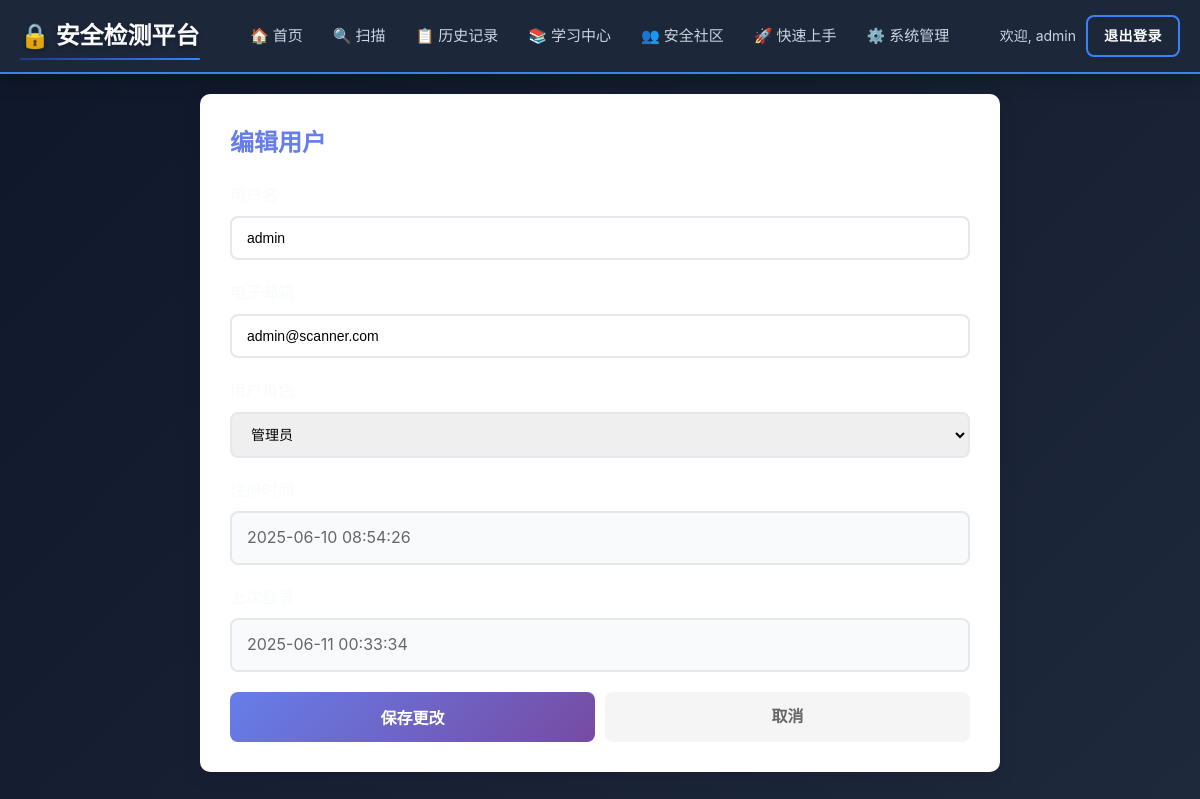
Page /admin/users/edit/1 (signed in) on the earlier database version.
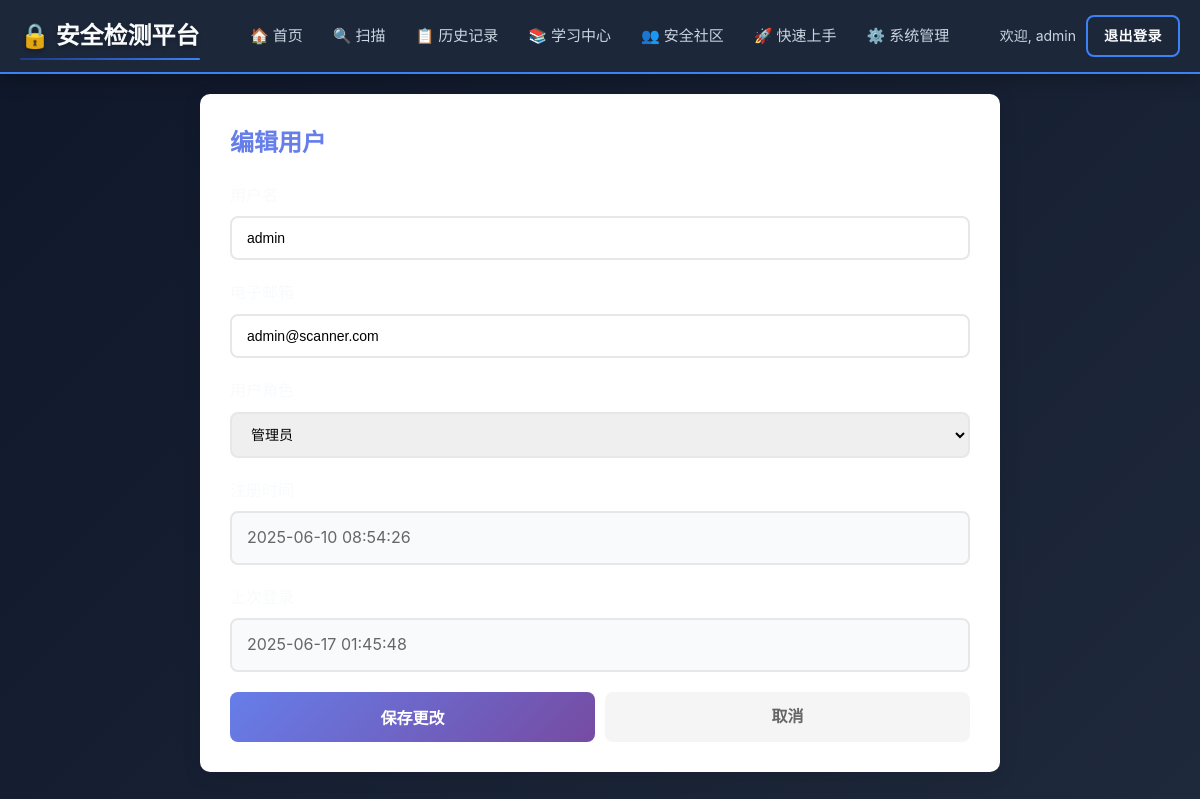
Same page on the later database version.
### tables this page shows
CREATE TABLE users (
            id INTEGER PRIMARY KEY AUTOINCREMENT,
            username TEXT UNIQUE NOT NULL,
            email TEXT UNIQUE NOT NULL,
            password_hash TEXT NOT NULL,
            role TEXT DEFAULT 'user',
            created_at TIMESTAMP DEFAULT CURRENT_TIMESTAMP,
            last_login TIMESTAMP
        );

### app/routes/admin.py (the view, shortened to what this page needs)
@admin_bp.route('/users/edit/<int:user_id>', methods=['GET', 'POST'])
@admin_required
def edit_user(user_id):
    conn = sqlite3.connect(Config.DATABASE_PATH)
    conn.row_factory = sqlite3.Row
    cursor = conn.cursor()
    cursor.execute('SELECT * FROM users WHERE id = ?', (user_id,))
    user = cursor.fetchone()
    if not user:
        flash('用户不存在', 'error')
        conn.close()
        return redirect(url_for('admin.user_management'))
    conn.close()
    return render_template('edit_user.html', user=user)

### app/utils/__init__.py (called while the page is built)
def admin_required(view):
    @wraps(view)
    def wrapped_view(*args, **kwargs):
        if 'user_id' not in session:
            flash('请先登录', 'error')
            return redirect(url_for('auth.login'))
        if session.get('role') != 'admin':
            flash('需要管理员权限', 'error')
            return redirect(url_for('user.index'))
        return view(*args, **kwargs)
    return wrapped_view

### app/templates/edit_user.html (shortened to what this page needs)
{% extends "base.html" %}
{% block content %}
<div class="edit-user-container" style="background: white; padding: 30px; border-radius: 10px; box-shadow: 0 4px 20px rgba(0,0,0,0.1); max-width: 800px; margin: 0 auto;">
    <h2 style="margin-bottom: 20px; color: #667eea;">编辑用户</h2>
    <form method="POST" action="{{ url_for('admin.edit_user', user_id=user.id) }}">
        <div style="margin-bottom: 20px;">
            <label style="display: block; margin-bottom: 8px; font-weight: 500;">用户名</label>
            <input type="text" name="username" value="{{ user.username }}" required style="width: 100%; padding: 12px 15px; border: 2px solid #e5e7eb; border-radius: 8px; font-size: 14px;">
        </div>
        <div style="margin-bottom: 20px;">
            <label style="display: block; margin-bottom: 8px; font-weight: 500;">电子邮箱</label>
            <input type="email" name="email" value="{{ user.email }}" required style="width: 100%; padding: 12px 15px; border: 2px solid #e5e7eb; border-radius: 8px; font-size: 14px;">
        </div>
        <div style="margin-bottom: 20px;">
            <label style="display: block; margin-bottom: 8px; font-weight: 500;">用户角色</label>
            <select name="role" style="width: 100%; padding: 12px 15px; border: 2px solid #e5e7eb; border-radius: 8px; font-size: 14px;">
                <option value="admin" {% if user.role == 'admin' %}selected{% endif %}>管理员</option>
            </select>
        </div>
        <div style="margin-bottom: 20px;">
            <label style="display: block; margin-bottom: 8px; font-weight: 500;">注册时间</label>
            <div style="padding: 12px 15px; border: 2px solid #e5e7eb; border-radius: 8px; background: #f9fafb; color: #666;">{{ user.created_at }}</div>
        </div>
        <div style="margin-bottom: 20px;">
            <label style="display: block; margin-bottom: 8px; font-weight: 500;">上次登录</label>
            <div style="padding: 12px 15px; border: 2px solid #e5e7eb; border-radius: 8px; background: #f9fafb; color: #666;">{{ user.last_login or '从未登录' }}</div>
        </div>
        <div style="display: flex; gap: 10px;">
            <button type="submit" style="background: linear-gradient(135deg, #667eea 0%, #764ba2 100%); color: white; padding: 12px 24px; border: none; border-radius: 8px; font-size: 16px; font-weight: 600; cursor: pointer; flex: 1;">保存更改</button>
            <a href="{{ url_for('admin.user_management') }}" style="display: flex; align-items: center; justify-content: center; background: #f5f5f5; color: #666; padding: 12px 24px; border: none; border-radius: 8px; font-size: 16px; font-weight: 600; text-decoration: none; flex: 1;">取消</a>
        </div>
    </form>
</div>
{% endblock %}

### app/templates/base.html (shortened to what this page needs)
<!DOCTYPE html>
<html lang="zh-CN">
<head>
    <link rel="stylesheet" href="{{ url_for('static', filename='css/main.css') }}?v={{ range(1, 10000) | random }}">
</head>
<body>
    {% if session.user_id %}
    <nav class="navbar">
        <div class="navbar-content">
            <a href="{{ url_for('user.index') }}" class="logo">
                <span class="logo-icon">🔒</span>
                安全检测平台
            </a>
            <ul class="nav-links">
                <li><a href="{{ url_for('user.index') }}" class="{{ 'active' if request.endpoint == 'user.index' else '' }}"><span class="nav-icon">🏠</span> 首页</a></li>
                <li><a href="{{ url_for('scan.scan') }}" class="{{ 'active' if 'scan' in request.endpoint else '' }}"><span class="nav-icon">🔍</span> 扫描</a></li>
                <li><a href="{{ url_for('user.history') }}" class="{{ 'active' if request.endpoint == 'user.history' else '' }}"><span class="nav-icon">📋</span> 历史记录</a></li>
                <li class="nav-item dropdown">
                    <a href="#" class="nav-link dropdown-toggle {{ 'active' if request.endpoint in ['user.knowledge', 'user.package_encyclopedia'] else '' }}">
                        <span class="nav-icon">📚</span> 学习中心
                    </a>
                </li>
                <li><a href="{{ url_for('community.index') }}" class="{{ 'active' if 'community' in request.endpoint else '' }}"><span class="nav-icon">👥</span> 安全社区</a></li>
                <li><a href="{{ url_for('user.guide') }}" class="{{ 'active' if request.endpoint == 'user.guide' else '' }}"><span class="nav-icon">🚀</span> 快速上手</a></li>
                {% if session.get('role') == 'admin' %}
                <li class="nav-item dropdown">
                    <a href="#" class="nav-link dropdown-toggle {{ 'active' if request.endpoint in ['admin.user_management', 'admin.sample_management', 'admin.model_management'] else '' }}">
                        <span class="nav-icon">⚙️</span> 系统管理
                    </a>
                </li>
                {% endif %}
            </ul>
            <div class="user-menu">
                {% if 'user_id' in session %}
                    <div class="user-info">
                        欢迎, {{ session.get('username', '用户') }}
                    </div>
                    <a href="{{ url_for('auth.logout') }}" class="btn btn-outline">退出登录</a>
                {% else %}
                    <a href="{{ url_for('auth.login') }}" class="btn btn-primary">登录</a>
                    <a href="{{ url_for('auth.register') }}" class="btn btn-outline">注册</a>
                {% endif %}
            </div>
        </div>
    </nav>
    {% endif %}
    <div class="container">
        {% block content %}{% endblock %}
    </div>
</body>
</html>

### app/static/css/main.css (style rules this page uses)
:root { --primary-blue: #1e3a8a; --secondary-blue: #3b82f6; --accent-orange: #f97316; --dark-bg: #0f172a; --card-bg: #1e293b; --text-primary: #f8fafc; --text-secondary: #cbd5e1; --border-color: #334155; --success-green: #10b981; --warning-yellow: #f59e0b; --danger-red: #ef4444; --gradient-primary: linear-gradient(135deg, #1e3a8a 0%, #3b82f6 100%); --gradient-secondary: linear-gradient(135deg, #0f172a 0%, #1e293b 100%); --shadow-glow: 0 0 20px rgba(59, 130, 246, 0.3); --shadow-card: 0 8px 32px rgba(0, 0, 0, 0.3); }
* { margin: 0; padding: 0; box-sizing: border-box; }
body { font-family: 'Microsoft YaHei', -apple-system, BlinkMacSystemFont, 'Segoe UI', sans-serif; background: var(--gradient-secondary); min-height: 100vh; color: var(--text-primary); line-height: 1.6; }
.container { max-width: 1200px; margin: 0 auto; padding: 20px; }
.btn { padding: 12px 24px; border-radius: 8px; font-weight: 600; text-decoration: none; transition: all 0.3s ease; border: none; cursor: pointer; font-size: 14px; text-transform: uppercase; letter-spacing: 0.5px; position: relative; overflow: hidden; display: inline-block; }
.btn::before { content: ''; position: absolute; top: 0; left: -100%; width: 100%; height: 100%; background: linear-gradient(90deg, transparent, rgba(255, 255, 255, 0.2), transparent); transition: left 0.5s; }
.btn-outline { background: transparent; color: var(--text-primary); border: 2px solid var(--secondary-blue); }

### app/templates/base.html (style rules this page uses)
:root { --primary-blue: #1e3a8a; --secondary-blue: #3b82f6; --accent-orange: #f97316; --dark-bg: #0f172a; --card-bg: #1e293b; --text-primary: #f8fafc; --text-secondary: #cbd5e1; --border-color: #334155; --success-green: #10b981; --warning-yellow: #f59e0b; --danger-red: #ef4444; --gradient-primary: linear-gradient(135deg, #1e3a8a 0%, #3b82f6 100%); --gradient-secondary: linear-gradient(135deg, #0f172a 0%, #1e293b 100%); --shadow-glow: 0 0 20px rgba(59, 130, 246, 0.3); --shadow-card: 0 8px 32px rgba(0, 0, 0, 0.3); }
* { margin: 0; padding: 0; box-sizing: border-box; }
body { font-family: 'Microsoft YaHei', -apple-system, BlinkMacSystemFont, 'Segoe UI', sans-serif; background: var(--gradient-secondary); min-height: 100vh; color: var(--text-primary); }
.navbar { background: rgba(30, 41, 59, 0.95); backdrop-filter: blur(15px); padding: 15px 0; box-shadow: 0 4px 20px rgba(0,0,0,0.3); position: sticky; top: 0; z-index: 100; border-bottom: 2px solid var(--secondary-blue); }
.navbar-content { max-width: 1200px; margin: 0 auto; padding: 0 20px; display: flex; justify-content: space-between; align-items: center; }
.logo { font-size: 24px; font-weight: 700; color: var(--text-primary); text-decoration: none; text-shadow: 0 2px 4px rgba(0, 0, 0, 0.3); position: relative; }
.logo::after { content: ''; position: absolute; bottom: -5px; left: 0; width: 100%; height: 2px; background: var(--gradient-primary); border-radius: 1px; }
.nav-links { display: flex; gap: 10px; list-style: none; }
.nav-links a { color: var(--text-secondary); text-decoration: none; font-weight: 500; transition: all 0.3s ease; padding: 6px 10px; border-radius: 6px; position: relative; gap: 6px; font-size: 15px; }
.nav-links a .nav-icon { font-size: 1.0em; }
.nav-item.dropdown { position: relative; }
.user-menu { display: flex; align-items: center; gap: 10px; }
.user-info { color: var(--text-secondary); font-size: 14px; }
.btn { padding: 10px 20px; border: none; border-radius: 8px; text-decoration: none; font-size: 14px; font-weight: 600; cursor: pointer; transition: all 0.3s ease; display: inline-block; text-transform: uppercase; letter-spacing: 0.5px; position: relative; overflow: hidden; }
.btn::before { content: ''; position: absolute; top: 0; left: -100%; width: 100%; height: 100%; background: linear-gradient(90deg, transparent, rgba(255, 255, 255, 0.2), transparent); transition: left 0.5s; }
.btn-outline { background: transparent; color: var(--text-primary); border: 2px solid var(--secondary-blue); padding: 8px 16px; }
.container { max-width: 1200px; margin: 0 auto; padding: 20px; }

Differences in the rows shown:
changed users "admin": last_login "2025-06-11 00:33:34" → "2025-06-17 01:45:48"
